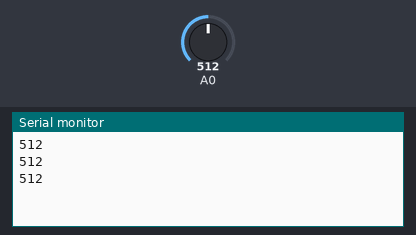
This sketch was run on a simulated Arduino Uno, built with avr-gcc and run on an emulated ATmega328P. Shown: the last lines printed to the serial monitor. The inputs (shaded band) are chosen by the test bench; at power-on: A0 = 512.

Above: at 1.3 s.
1.4 s: A0 set to 490
At 1.9 s:
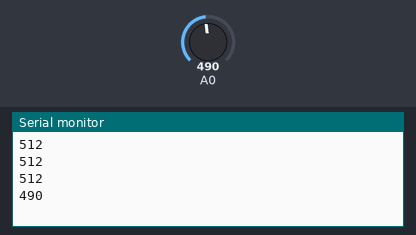
2.9 s: A0 set to 510
At 3.4 s:
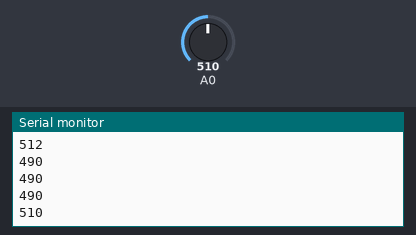
Timing chart, 0 to 5.9 s (numbered marks = the images above; inputs shaded):
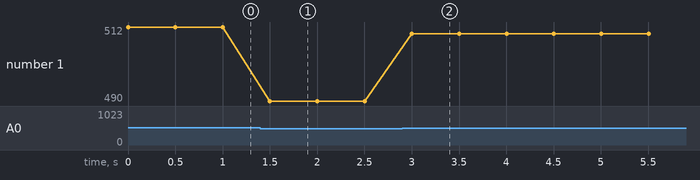

Measured:
- after the input at 1.4 s, the serial monitor: prints a new line after 0.10 s (image 1)
- after the input at 2.9 s, the serial monitor: prints a new line after 0.10 s (image 2)
- plotted number 1: 512 → 490 after the input at 1.4 s, 490 → 510 after the input at 2.9 s

The sketch:

photoresistor_test.ino
```cpp
void setup() {
  Serial.begin(9600);
}

void loop() {
  //아날로그데이터를 읽기 - 0~1023사이값을 읽을 수 있다.
  int photoresistorVal = analogRead(A0);
  Serial.println(photoresistorVal);
  if(photoresistorVal>500){
    digitalWrite(13,HIGH);
  }else{
    digitalWrite(13,LOW);
  }
  delay(500);
}
```
